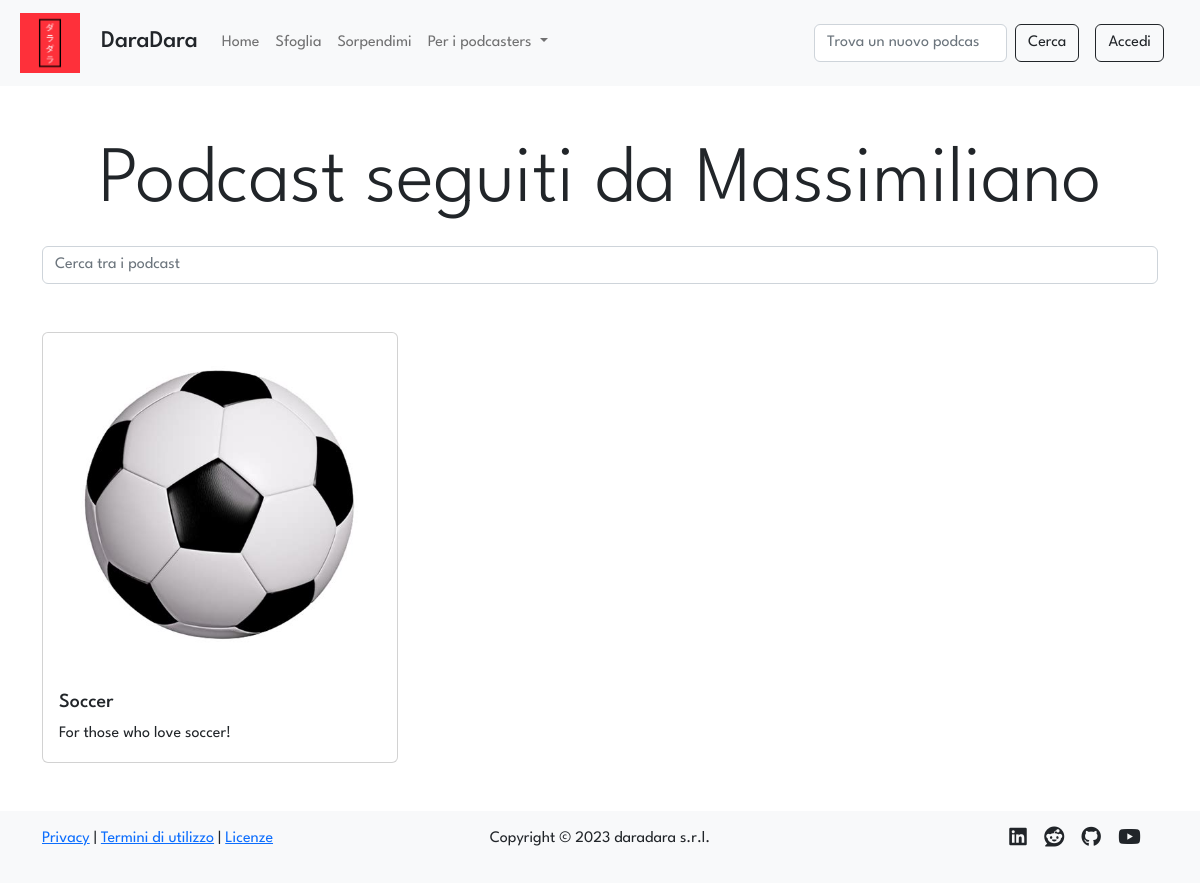
Page /profile/6/follows on the earlier database version.
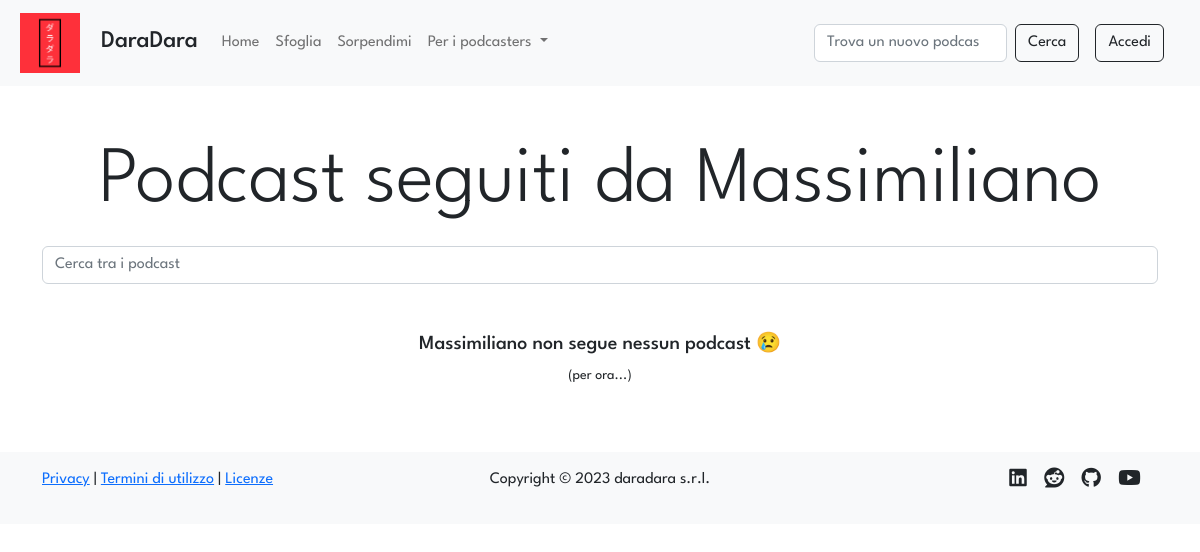
Same page on the later database version.
### tables this page shows
CREATE TABLE "follows" (
	"id_user"	INTEGER NOT NULL,
	"id_podcast"	INTEGER NOT NULL,
	"timestamp"	TEXT NOT NULL DEFAULT 'NO_TIMESTAMP',
	FOREIGN KEY("id_user") REFERENCES "users"("id"),
	PRIMARY KEY("id_user","id_podcast")
);

CREATE TABLE "podcasts" (
	"id"	INTEGER NOT NULL UNIQUE,
	"title"	TEXT NOT NULL UNIQUE,
	"desc"	TEXT NOT NULL,
	"img"	TEXT NOT NULL,
	"id_user"	INTEGER NOT NULL,
	FOREIGN KEY("id_user") REFERENCES "users"("id"),
	PRIMARY KEY("id" AUTOINCREMENT)
);

CREATE TABLE "users" (
	"id"	INTEGER NOT NULL UNIQUE,
	"email"	TEXT NOT NULL UNIQUE,
	"password"	TEXT NOT NULL,
	"name"	TEXT NOT NULL,
	"surname"	TEXT NOT NULL,
	"propic"	TEXT NOT NULL,
	"priv_owned"	INTEGER NOT NULL DEFAULT 0,
	"priv_follows"	INTEGER NOT NULL DEFAULT 0,
	"priv_saves"	INTEGER NOT NULL DEFAULT 0,
	PRIMARY KEY("id" AUTOINCREMENT)
);

### app.py (the view)
@app.route('/profile/<int:id>/follows')
def follows(id: int):
    user = dao.get_user(id)
    if user:
        podcasts = dao.get_follows_join_podcasts(id)
        is_owner = False
        if current_user.is_authenticated and current_user.id == id: # type: ignore
            is_owner = True
        if not is_owner and user['priv_follows'] == 1:
            flash('A gli altri utenti non è permesso vedere i seguiti di questo profilo', 'info')
            return redirect(url_for('profile', id=id))
        session['previous_url'] = request.url
        return render_template('follows.html', podcasts=podcasts, user=user, is_owner=is_owner)
    else:
        flash('L\'utente cercato non esiste', 'warning')
        return redirect(url_for('index'))

### data/dao.py (called while the page is built)
def get_follows_join_podcasts(id_user):
    conn, cursor = connect()
    follows = False
    try:
        sql = 'SELECT * FROM follows, podcasts WHERE follows.id_podcast = podcasts.id AND follows.id_user = ? ORDER BY follows.timestamp DESC'
        cursor.execute(sql, (id_user,))
        follows = cursor.fetchall()
    except Exception as e:
        print(e)
    close(conn, cursor)
    return follows

def get_user(id):
    conn, cursor = connect()
    user = False
    try:
        sql = 'SELECT * FROM users WHERE id = ?'
        cursor.execute(sql, (id,))
        user = cursor.fetchone()
    except Exception as e:
        print(e)
    close(conn, cursor)
    return user

def connect():
    conn = sqlite3.connect(PATH)
    conn.row_factory = sqlite3.Row
    cursor = conn.cursor()
    return conn, cursor

def close(conn, cursor):
    cursor.close()
    conn.close()

### templates/follows.html (shortened to what this page needs)
{% extends 'gallery.html' %}
{% block header %}
    {% if is_owner %}
        <p class="text-center display-1">I podcast che segui</p>
    {% else %}
        <p class="text-center display-1">Podcast seguiti da {{user.name}}</p>
    {% endif %}
{% endblock %}
{% block main %}
{% if podcasts %}
<div class="row row-cols-1 row-cols-md-3 g-4">
    {% for podcast in podcasts %}
        <div class="col">
        <a class="podcast card" href="{{url_for('podcast', id=podcast.id)}}">
            <img class="card-img-top img-fluid p-1 p-lg-3" src="{{url_for('static', filename='uploads/images/covers/'+podcast.id|string+podcast.img)}}" alt="podcast {{podcast.title}} image">
            <div class="card-body">
                <h5 class="podcast-title card-title">{{podcast.title}}</h5>
                <p class="podcast-description card-text">{{podcast.desc}}</p>
            </div>
        </a>
        </div>
    {% endfor %}
</div>
{% else %}
    {% if is_owner %}
        <div class="row">
            <h5 class="text-center">Non segui nessun podcast 😢</h5>
            <p class="text-center"><small>(per ora...)</small></p>
        </div>
    {% else %}
        <div class="row">
            <h5 class="text-center">{{user.name}} non segue nessun podcast 😢</h5>
            <p class="text-center"><small>(per ora...)</small></p>
        </div>
    {% endif %}
{% endif %}
{%endblock%}

Differences in the rows shown:
removed follows: img (picture), title "Soccer", desc "For those who love soccer!"
shown differently, row unchanged: users "Massimiliano": name (not shown) → "Massimiliano"
Other differences:
text now shown: "non segue nessun podcast 😢 (per ora...)"
